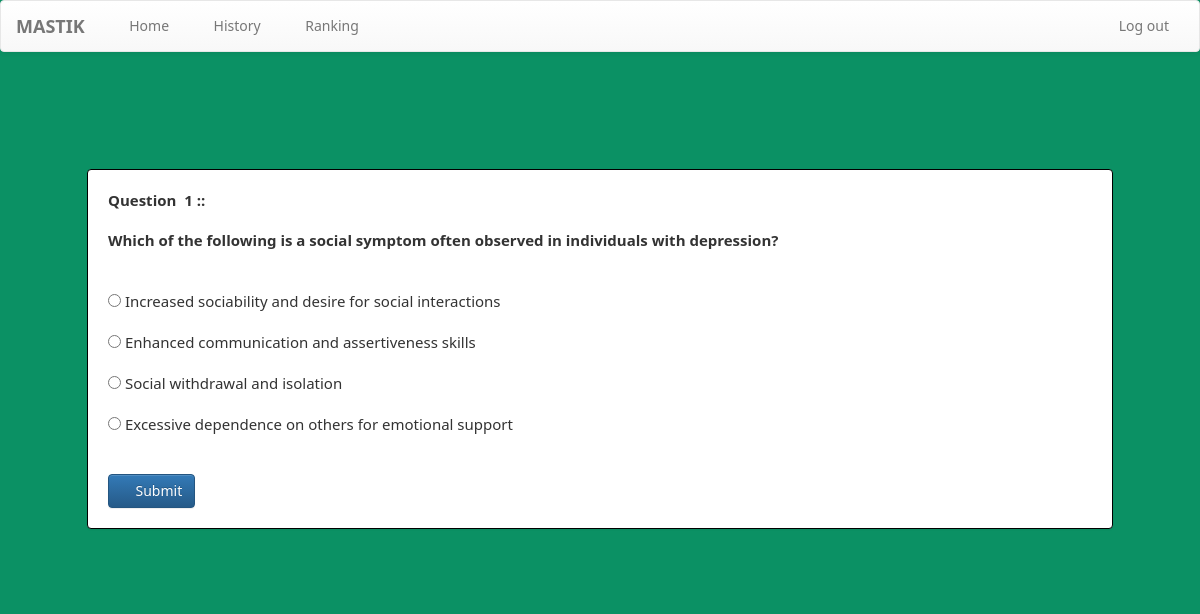
Screenshot of /welcome.php?q=quiz&step=2&eid=5b141f1e8399e&n=1&t=10 (signed in) with the database file from the repository.
### tables this page shows
CREATE TABLE `questions` (
  `eid` text NOT NULL,
  `qid` text NOT NULL,
  `qns` text NOT NULL,
  `choice` int(10) NOT NULL,
  `sn` int(11) NOT NULL
);

CREATE TABLE `options` (
  `qid` varchar(50) NOT NULL,
  `option` varchar(5000) NOT NULL,
  `optionid` text NOT NULL
);

### welcome.php (the view, shortened to what this page needs)
<?php
    include_once 'database.php';
?>
<!DOCTYPE html>
<html lang="en">
<head>
    <link  rel="stylesheet" href="css/bootstrap.min.css"/>
    <link  rel="stylesheet" href="css/bootstrap-theme.min.css"/>
    <link rel="stylesheet" href="css/welcome.css">
    <link  rel="stylesheet" href="css/font.css">
</head>
<body>
    <nav class="navbar navbar-default title1">
        <div class="container-fluid">
            <div class="navbar-header">
        <a class="navbar-brand" href="#"><b>MASTIK</b></a>
        </div>
        <div class="collapse navbar-collapse" id="bs-example-navbar-collapse-1">
        <ul class="nav navbar-nav navbar-left">
            <li <?php if(@$_GET['q']==1) echo'class="active"'; ?> ><a href="welcome.php?q=1"><span class="glyphicon glyphicon-home" aria-hidden="true"></span>&nbsp;Home<span class="sr-only">(current)</span></a></li>
            <li <?php if(@$_GET['q']==2) echo'class="active"'; ?>> <a href="welcome.php?q=2"><span class="glyphicon glyphicon-list-alt" aria-hidden="true"></span>&nbsp;History</a></li>
            <li <?php if(@$_GET['q']==3) echo'class="active"'; ?>> <a href="welcome.php?q=3"><span class="glyphicon glyphicon-stats" aria-hidden="true"></span>&nbsp;Ranking</a></li>
        </ul>
        <ul class="nav navbar-nav navbar-right">
        <li <?php echo''; ?> > <a href="logout.php?q=welcome.php"><span class="glyphicon glyphicon-log-out" aria-hidden="true"></span>&nbsp;Log out</a></li>
        </ul>
        </div>
    </div>
    </nav>
    <br><br>
    <div class="container">
        <div class="row">
            <div class="col-md-12">
                <?php
                    if(@$_GET['q']== 'quiz' && @$_GET['step']== 2)
                    {
                        $eid=@$_GET['eid'];
                        $sn=@$_GET['n'];
                        $total=@$_GET['t'];
                        $q=mysqli_query($con,"SELECT * FROM questions WHERE eid='$eid' AND sn='$sn' " );
                        echo '<div class="panel" style="margin:5%">';
                        while($row=mysqli_fetch_array($q) )
                        {
                            $qns=$row['qns'];
                            $qid=$row['qid'];
                            echo '<b>Question &nbsp;'.$sn.'&nbsp;::<br /><br />'.$qns.'</b><br /><br />';
                        }
                        $q=mysqli_query($con,"SELECT * FROM options WHERE qid='$qid' " );
                        echo '<form action="update.php?q=quiz&step=2&eid='.$eid.'&n='.$sn.'&t='.$total.'&qid='.$qid.'" method="POST"  class="form-horizontal">
                        <br />';
                        while($row=mysqli_fetch_array($q) )
                        {
                            $option=$row['option'];
                            $optionid=$row['optionid'];
                            echo'<input type="radio" name="ans" value="'.$optionid.'">&nbsp;'.$option.'<br /><br />';
                        }
                        echo'<br /><button type="submit" class="btn btn-primary"><span class="glyphicon glyphicon-lock" aria-hidden="true"></span>&nbsp;Submit</button></form></div>';
                    }
                ?>
</body>
</html>

### welcome.css (style rules this page uses)
* { box-sizing: border-box; }
body { background-color: #0b9164; margin: 0; font-family: Noto Sans; }
.panel { border-color:rgb(0, 0, 0); margin:40px; padding:20px; font: 15px "Noto Sans"; }

### rows the page displays
questions: qns "Which of the following is a social symptom often observed in individuals with depression?"
options: option "Increased sociability and desire for social interactions"
options: option "Enhanced communication and assertiveness skills"
options: option "Social withdrawal and isolation"
options: option "Excessive dependence on others for emotional support"
